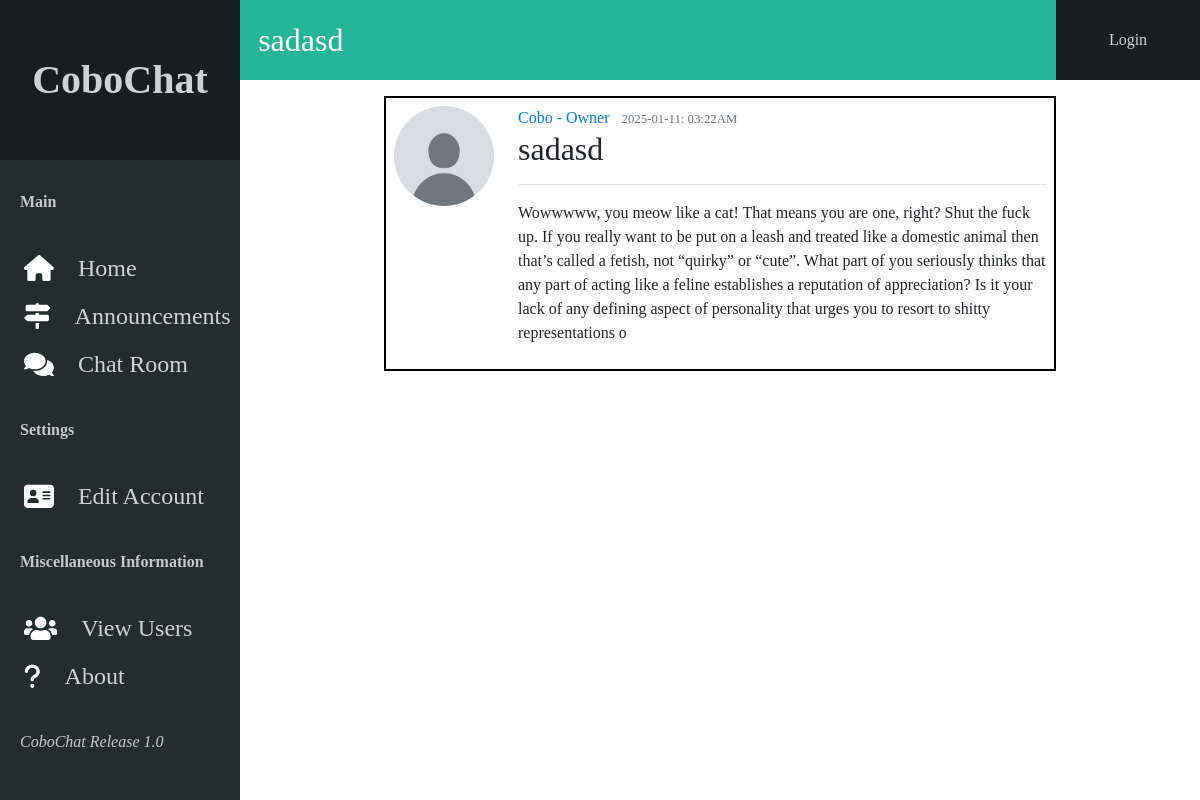
/post/1, run on the app's committed database.
### cobochat/models.py (models this page shows, shortened)
class Post(db.Model):
    id = db.Column(db.Integer, primary_key=True)
    title = db.Column(db.String(100), nullable=False)
    date_posted = db.Column(db.DateTime, nullable=False, default=datetime.utcnow)
    content = db.Column(db.Text(1000), nullable=False)
    user_id = db.Column(db.Integer, db.ForeignKey('user.id')) # removed a nullable=False argument to allow for deletion of users but may cause bugs idk

class User(db.Model, UserMixin):
    id = db.Column(db.Integer, primary_key=True)
    username = db.Column(db.String(20), unique=True, nullable=False)
    full_name = db.Column(db.String(20), nullable=False)
    image_file = db.Column(db.String(20), nullable=False, default='default.jpg')
    password = db.Column(db.String(100), nullable=False)
    account_type = db.Column(db.String, nullable=False)
    bio = db.Column(db.Text)
    posts = db.relationship('Post', backref='author', lazy=True)
    announcements = db.relationship('Announcement', backref='author', lazy=True)

### cobochat/routes.py (the view)
@app.route("/post/<int:post_id>")
def post(post_id):
    post = Post.query.get_or_404(post_id)
    return render_template('post.html', title=post.title, post=post)

### cobochat/templates/post.html (shortened to what this page needs)
{% extends "layout.html" %}
{% block content %}
    <article class="media content-section loginContainer">
        <img class="rounded-circle article-img smallImg" src="{{ url_for('static', filename='profile_pics/' + post.author.image_file) }}">
        <div class="media-body ml-4">
        <div class="article-metadata">
            <a class="mr-2" href="{{ url_for('user_posts', username=post.author.username) }}">{{ post.author.username }} - {{ post.author.account_type }}</a>
            <small class="text-muted">{{ post.date_posted.strftime('%Y-%m-%d: %I:%M%p') }}</small>
        </div>
        <h2 class="article-title">{{ post.title }}</h2>
        <hr>
        <p class="article-content normalFont">{{ post.content }}</p>
        </div>
    </article>
{% endblock content %}

### cobochat/templates/layout.html (shortened to what this page needs)
<!DOCTYPE html>
<html>
<head>
    <link rel="stylesheet" href="https://maxcdn.bootstrapcdn.com/bootstrap/4.0.0/css/bootstrap.min.css">
    <link rel="stylesheet" type="text/css" href="{{ url_for('static', filename='main.css') }}">
</head>
<body>
    <div class="containerLeft">
        <div class="leftTitle">
            <strong>CoboChat</strong>
        </div>
        <div class="OptionsContainer">
            <div class="optionTitle">
                <strong>Main</strong>
            </div>
            <a class="option" href="{{ url_for('home') }}">
                Home
            </a>
            <a class="option" href="{{ url_for('announcements') }}">
                Announcements
            </a>
            <a class="option" href="{{ url_for('chat_room') }}">
                Chat Room
            </a>
            <div class="optionTitle">
                <strong>Settings</strong>
            </div>
            <a class="option" href="{{ url_for('account') }}">
                Edit Account
            </a>
            <div class="optionTitle">
                <strong>Miscellaneous Information</strong>
            </div>
            <a class="option" href="{{ url_for('display_users') }}">
                View Users
            </a>
            <a class="option" href="{{ url_for('about') }}">
                About
            </a>
            <div class="optionTitle">
                <em>CoboChat Release 1.0</em>
            </div>
        </div>
    </div>
    <div class="containerRight">
        <div class="rightUpperContainer">
            <div class="rightUpperLeft">
                <div class="rightUpperLeftTitle">
                    {% if current_user.is_authenticated %}
                    Hey,  {{ current_user.username }}!
                    {% else %}
                        {{ title }}
                    {% endif %}
                </div>
            </div>
            {% if current_user.is_authenticated %}
                <div class="rightUpperRight">
                    <a class="upperLink" href="{{ url_for('new_post') }}">New Post</a>
                </div>
                <div class="rightUpperRight">
                    <a class="upperLink" href="{{ url_for('user_posts', username=current_user.username)}}">Account</a>
                </div>
                <div class="rightUpperRight">
                    <a class="upperLink" href="{{ url_for('logout') }}">Logout</a>
                </div>
            {% else %}
                <div class="rightUpperRight">
                    <a class="upperLink" href="{{ url_for('login') }}">Login</a>
                </div>
            {% endif %}
        </div>
        <div class="pageContentContainer">
          {% block content %}{% endblock %}
        </div>
    </div>
</body>

### cobochat/static/main.css (style rules this page uses)
body { margin: 0; font-family: AvenirNextRegular; overflow: hidden; display: flex; flex-direction: row; height: 100%; }
.containerLeft { display: flex; flex-direction: column; width: 20%; height: 100vh; }
.containerRight { display: flex; flex-direction: column; width: 80%; height: 100vh; overflow: scroll; scrollbar-width: none; }
.leftTitle { display: flex; align-items: center; justify-content: center; font-family: AvenirNextBold; font-size: 5vh; width: 100%; height: 20%; background: #181d1f; color: rgb(206, 210, 214); }
.OptionsContainer { display: flex; flex-direction: column; overflow: visible; width: 100%; height: 80%; background-color: #242D2E; overflow: scroll; scrollbar-width: none; }
.optionTitle { font-family: AvenirNextBold; color: rgb(197, 201, 206); padding-left: 20px; padding-top: 30px; padding-bottom: 30px; }
.option { display: flex; align-items: center; justify-content: left; flex-direction: row; font-family: AvenirNextBold; color: rgb(206, 210, 214); font-size: 3vh; padding-top: 5px; padding-bottom: 5px; height: 6vh; }
.optionImage { height: 70%; padding-left: 10%; padding-right: 10%; }
.rightUpperContainer { display: flex; flex-direction: row; width: 100%; height: 10vh; }
.rightUpperLeft { display: flex; align-items: center; justify-content: left; background-color: #25B599; color: white; font-family: AvenirNextBold; font-size: 4vh; width: 85%; height: 100%; }
.rightUpperRight { display: flex; align-items: center; justify-content: space-evenly; flex-direction: row; width: 15%; height: 100%; font-family: AvenirNextBold; background: #181d1f; color: rgb(206, 210, 214); }
.pageContentContainer { display: flex; align-items: center; justify-content: center; flex-direction: column; width: 100%; }
.rightUpperLeftTitle { padding-left: 1%; margin: 10px; }
.upperLink { color: rgb(206, 210, 214); }
.loginContainer { border: 2px solid black; width: 70%; font-family: AvenirNextBold; margin: 2vh; padding: 1vh; }
.article-img { height: 100px; width: 100px; }
.normalFont { font-family: AvenirNextRegular; }

### data on the page
Post: title "sadasd", date_posted "2025-01-11: 03:22AM", content "Wowwwww, you meow like a cat! That means you are one, right? Shut the fuck up. If you really want to be put on a leash and treated like a domestic animal then that’s called a fetish, not “quirky” or “cute”. What part of you seriously thinks that any part of acting like a feline establishes a reputation of appreciation? Is it your lack of any defining aspect of personality that urges you to resort to shitty representations o"
User: image_file (placeholder picture), author.username "Cobo", author.account_type "Owner"
